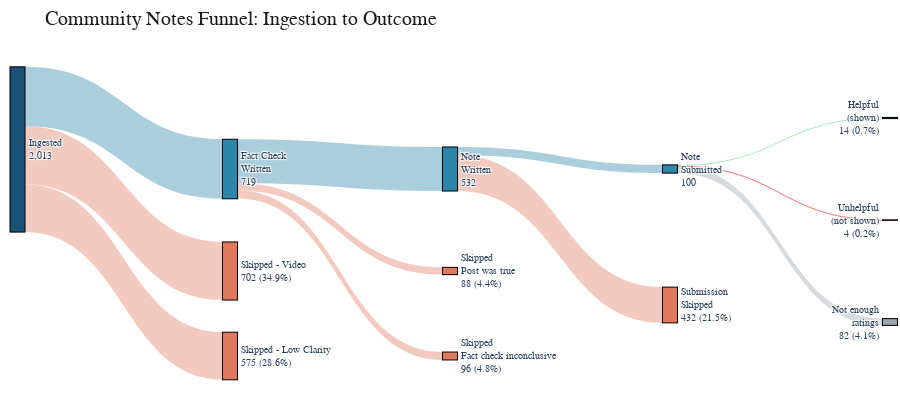

The cell this chart's notebook holds for it:
### Code cell
import plotly.graph_objects as go

# Calculate percentages for terminal nodes
helpful_pct = (rated_helpful / total_posts * 100) if total_posts > 0 else 0
unhelpful_pct = (rated_unhelpful / total_posts * 100) if total_posts > 0 else 0
pending_pct = (not_enough_ratings / total_posts * 100) if total_posts > 0 else 0
submission_skipped_pct = (notes_not_submitted / total_posts * 100) if total_posts > 0 else 0
note_skipped_true_pct = (notes_skipped_true / total_posts * 100) if total_posts > 0 else 0
note_skipped_unclear_pct = (notes_skipped_unclear / total_posts * 100) if total_posts > 0 else 0
fc_skipped_video_pct = (skipped_due_to_video / total_posts * 100) if total_posts > 0 else 0
fc_skipped_clarity_pct = (skipped_due_to_clarity / total_posts * 100) if total_posts > 0 else 0

# Define nodes (stages in the funnel) with counts
node_labels = [
    f"Ingested<br>{total_posts:,}",
    f"Fact Check<br>Written<br>{fact_checks_completed:,}",
    f"Skipped - Video<br>{skipped_due_to_video:,} ({fc_skipped_video_pct:.1f}%)",
    f"Skipped - Low Clarity<br>{skipped_due_to_clarity:,} ({fc_skipped_clarity_pct:.1f}%)",
    f"Note<br>Written<br>{notes_written:,}",
    f"Skipped<br>Post was true<br>{notes_skipped_true:,} ({note_skipped_true_pct:.1f}%)",
    f"Skipped<br>Fact check inconclusive<br>{notes_skipped_unclear:,} ({note_skipped_unclear_pct:.1f}%)",
    f"Note<br>Submitted<br>{notes_submitted:,}",
    f"Submission<br>Skipped<br>{notes_not_submitted:,} ({submission_skipped_pct:.1f}%)",
    f"Helpful<br>(shown)<br>{rated_helpful} ({helpful_pct:.1f}%)",
    f"Unhelpful<br>(not shown)<br>{rated_unhelpful} ({unhelpful_pct:.1f}%)",
    f"Not enough<br>ratings<br>{not_enough_ratings} ({pending_pct:.1f}%)"
]

# Define links (source -> target with value)
links = {
    'source': [
        0, 0, 0,        # Ingested -> Fact Check Written/Skipped(Video)/Skipped(Clarity)
        1, 1, 1,        # Fact Check Written -> Note Written/Skipped(True)/Skipped(Unclear)
        4, 4,           # Note Written -> Submitted/Submission Skipped
        7, 7, 7         # Note Submitted -> Outcomes
    ],
    'target': [
        1, 2, 3,        # -> Fact Check Written/Skipped(Video)/Skipped(Clarity)
        4, 5, 6,        # -> Note Written/Skipped(True)/Skipped(Unclear)
        7, 8,           # -> Submitted/Submission Skipped
        9, 10, 11       # -> Helpful/Unhelpful/Pending
    ],
    'value': [
        fact_checks_completed, skipped_due_to_video, skipped_due_to_clarity,
        notes_written, notes_skipped_true, notes_skipped_unclear,
        notes_submitted, notes_not_submitted,
        rated_helpful, rated_unhelpful, not_enough_ratings
    ],
    'color': [
        'rgba(46, 134, 171, 0.4)', 'rgba(224, 122, 95, 0.4)', 'rgba(224, 122, 95, 0.4)',  # Fact check
        'rgba(46, 134, 171, 0.4)', 'rgba(224, 122, 95, 0.4)', 'rgba(224, 122, 95, 0.4)',  # Note
        'rgba(46, 134, 171, 0.4)', 'rgba(224, 122, 95, 0.4)',  # Submission
        'rgba(34, 197, 94, 0.4)', 'rgba(239, 68, 68, 0.4)', 'rgba(156, 163, 175, 0.4)'  # Outcomes
    ]
}

fig = go.Figure(data=[go.Sankey(
    arrangement='snap',
    node=dict(
        pad=25,
        thickness=15,
        line=dict(color='black', width=1),
        label=node_labels,
        color=['#1A5276', '#2E86AB', '#E07A5F', '#E07A5F', '#2E86AB', '#E07A5F', '#E07A5F',
               '#2E86AB', '#E07A5F', '#22C55E', '#EF4444', '#9CA3AF'],
        x=[0, 0.25, 0.25, 0.25, 0.5, 0.5, 0.5, 0.75, 0.75, 1, 1, 1],
        y=[0.5, 0.35, 0.65, 0.9, 0.35, 0.65, 0.9, 0.35, 0.75, 0.2, 0.5, 0.8]
    ),
    link=dict(
        source=links['source'],
        target=links['target'],
        value=links['value'],
        color=links['color']
    )
)])

fig.update_layout(
    title=dict(
        text="Community Notes Funnel: Ingestion to Outcome",
        font=dict(size=20, family='Arial, sans-serif', color='#1A1A1A')
    ),
    font=dict(size=10, family='Arial, sans-serif'),
    height=400,
    width=900,
    margin=dict(l=10, r=10, t=50, b=10)
)

fig.show()

### Figure 1 — Plotly figure (JSON) as saved in the notebook; plotly's stock layout.template omitted (floating-point values rounded to 4 significant figures)
{"data": [{"arrangement": "snap", "link": {"color": ["rgba(46, 134, 171, 0.4)", "rgba(224, 122, 95, 0.4)", "rgba(224, 122, 95, 0.4)", "rgba(46, 134, 171, 0.4)", "rgba(224, 122, 95, 0.4)", "rgba(224, 122, 95, 0.4)", "rgba(46, 134, 171, 0.4)", "rgba(224, 122, 95, 0.4)", "rgba(34, 197, 94, 0.4)", "rgba(239, 68, 68, 0.4)", "rgba(156, 163, 175, 0.4)"], "source": [0, 0, 0, 1, 1, 1, 4, 4, 7, 7, 7], "target": [1, 2, 3, 4, 5, 6, 7, 8, 9, 10, 11], "value": [719, 702, 575, 532, 88, 96, 100, 432, 14, 4, 82]}, "node": {"color": ["#1A5276", "#2E86AB", "#E07A5F", "#E07A5F", "#2E86AB", "#E07A5F", "#E07A5F", "#2E86AB", "#E07A5F", "#22C55E", "#EF4444", "#9CA3AF"], "label": ["Ingested<br>2,013", "Fact Check<br>Written<br>719", "Skipped - Video<br>702 (34.9%)", "Skipped - Low Clarity<br>575 (28.6%)", "Note<br>Written<br>532", "Skipped<br>Post was true<br>88 (4.4%)", "Skipped<br>Fact check inconclusive<br>96 (4.8%)", "Note<br>Submitted<br>100", "Submission<br>Skipped<br>432 (21.5%)", "Helpful<br>(shown)<br>14 (0.7%)", "Unhelpful<br>(not shown)<br>4 (0.2%)", "Not enough<br>ratings<br>82 (4.1%)"], "line": {"color": "black", "width": 1}, "pad": 25, "thickness": 15, "x": [0, 0.25, 0.25, 0.25, 0.5, 0.5, 0.5, 0.75, 0.75, 1, 1, 1], "y": [0.5, 0.35, 0.65, 0.9, 0.35, 0.65, 0.9, 0.35, 0.75, 0.2, 0.5, 0.8]}, "type": "sankey"}], "layout": {"font": {"family": "Arial, sans-serif", "size": 10}, "height": 400, "margin": {"b": 10, "l": 10, "r": 10, "t": 50}, "title": {"font": {"color": "#1A1A1A", "family": "Arial, sans-serif", "size": 20}, "text": "Community Notes Funnel: Ingestion to Outcome"}, "width": 900}}
